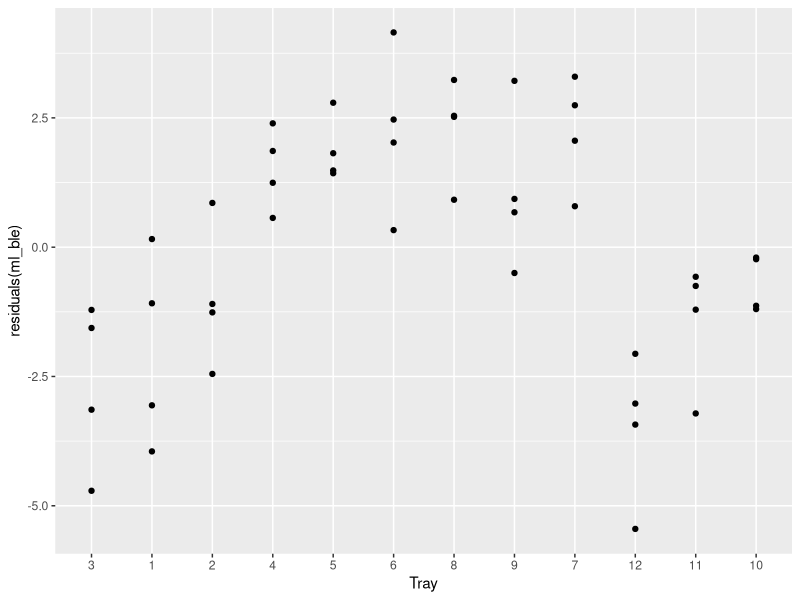
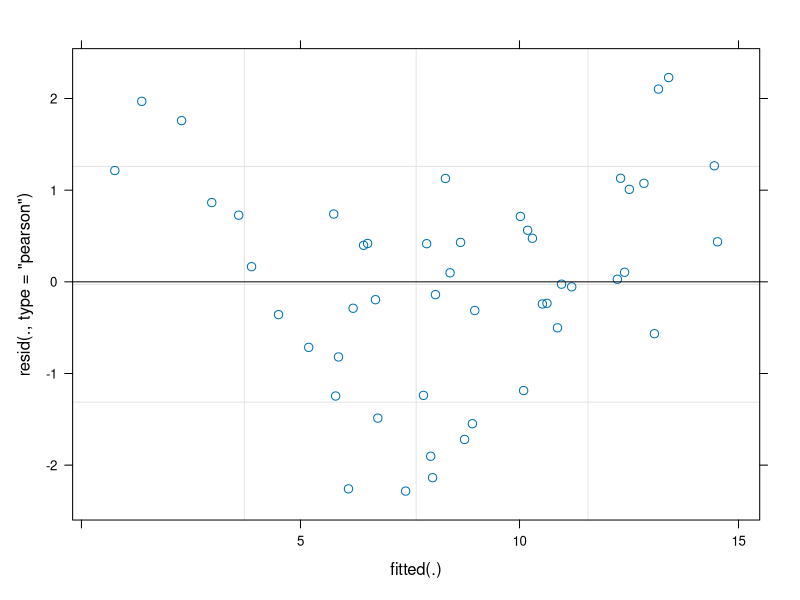
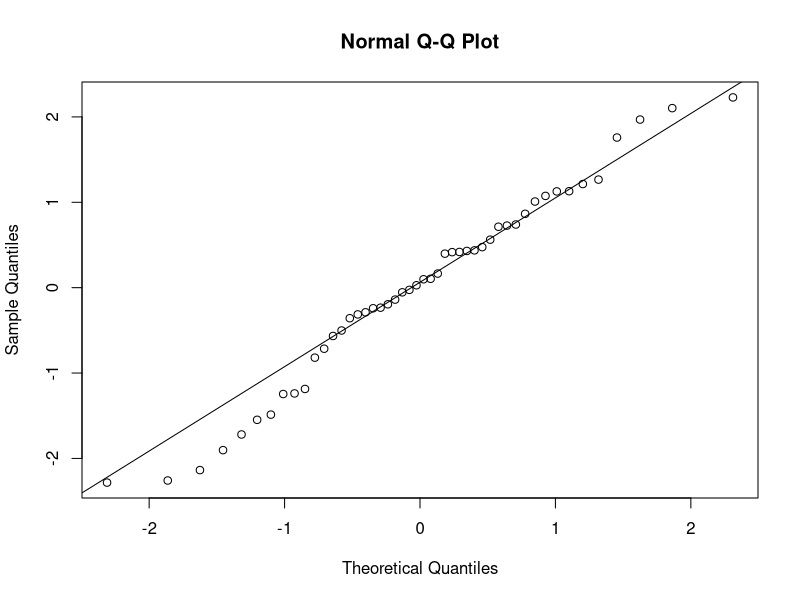
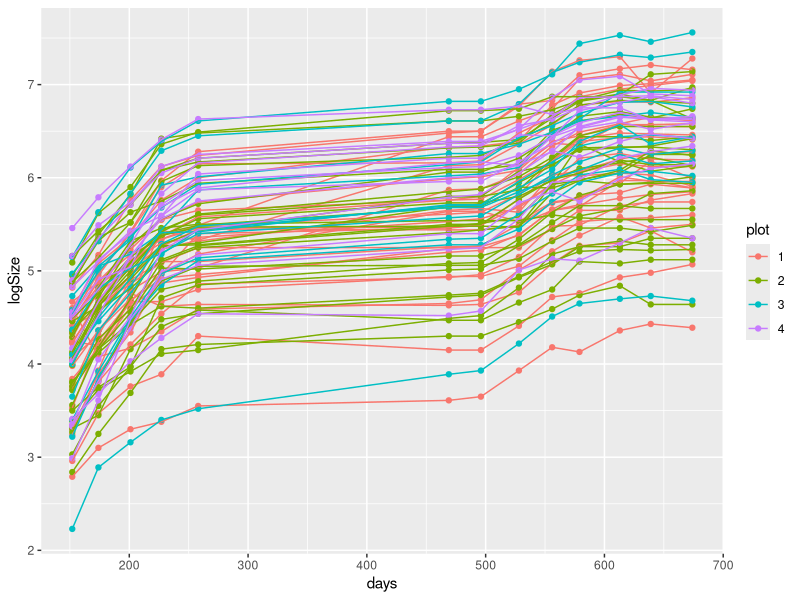

The R source for these figures, in order:
## ---- chunk 1
library(nlme)
data(Wheat)
head(Wheat)
## ---- chunk 2
ml_ble <- lm(DryMatter ~ fertilizer + Moisture, data = Wheat)

library(ggplot2)
ggplot(Wheat, aes(x = Tray, y = residuals(ml_ble))) +
    geom_point()
## ---- chunk 3
library(lme4)
mm_ble <- lmer(DryMatter ~ fertilizer + Moisture + (1 | Tray), data = Wheat)
summary(mm_ble)
summary(ml_ble)
## ---- chunk 4
plot(mm_ble)
qqnorm(residuals(mm_ble))
qqline(residuals(mm_ble))
## ---- chunk 5
4.474 / (4.474 + 1.674)
## ---- chunk 6
data(Spruce)
head(Spruce)
## ---- chunk 7
ggplot(Spruce, aes(x = days, y = logSize, group = Tree, color = plot)) +
    geom_point() +
    geom_line()
## ---- chunk 8
ml_spruce <- lm(logSize ~ as.factor(days), data = Spruce)
summary(ml_spruce)
## ---- chunk 9
mm_spruce <- lmer(logSize ~ as.factor(days) + (1 | Tree), data = Spruce)
summary(mm_spruce)
## ---- chunk 10
0.39203 / (0.39203 + 0.03117)
## ---- chunk 11
mm_spruce2 <- lmer(logSize ~ as.factor(days) + (1 | Tree) + (1 | plot), data = Spruce)
summary(mm_spruce2)
